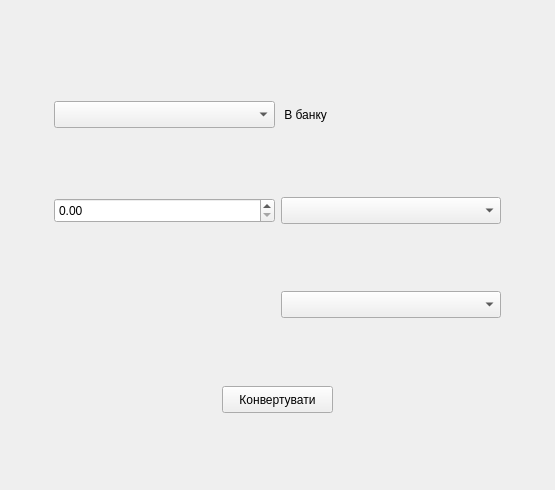
<?xml version="1.0" encoding="UTF-8"?>
<ui version="4.0">
 <class>ConverterForm</class>
 <widget class="QWidget" name="ConverterForm">
  <property name="geometry">
   <rect>
    <x>0</x>
    <y>0</y>
    <width>555</width>
    <height>490</height>
   </rect>
  </property>
  <property name="sizePolicy">
   <sizepolicy hsizetype="Minimum" vsizetype="Minimum">
    <horstretch>0</horstretch>
    <verstretch>0</verstretch>
   </sizepolicy>
  </property>
  <property name="minimumSize">
   <size>
    <width>502</width>
    <height>310</height>
   </size>
  </property>
  <property name="windowTitle">
   <string>Form</string>
  </property>
  <layout class="QVBoxLayout" name="verticalLayout_2">
   <item>
    <spacer name="verticalSpacer_7">
     <property name="orientation">
      <enum>Qt::Vertical</enum>
     </property>
     <property name="sizeHint" stdset="0">
      <size>
       <width>20</width>
       <height>40</height>
      </size>
     </property>
    </spacer>
   </item>
   <item>
    <layout class="QVBoxLayout" name="verticalLayout">
     <item>
      <spacer name="verticalSpacer_5">
       <property name="orientation">
        <enum>Qt::Vertical</enum>
       </property>
       <property name="sizeHint" stdset="0">
        <size>
         <width>20</width>
         <height>40</height>
        </size>
       </property>
      </spacer>
     </item>
     <item>
      <layout class="QHBoxLayout" name="horizontalLayout">
       <item>
        <spacer name="horizontalSpacer_8">
         <property name="orientation">
          <enum>Qt::Horizontal</enum>
         </property>
         <property name="sizeHint" stdset="0">
          <size>
           <width>40</width>
           <height>20</height>
          </size>
         </property>
        </spacer>
       </item>
       <item>
        <widget class="QComboBox" name="bankBox">
         <property name="minimumSize">
          <size>
           <width>221</width>
           <height>27</height>
          </size>
         </property>
        </widget>
       </item>
       <item>
        <widget class="QLabel" name="Bank">
         <property name="minimumSize">
          <size>
           <width>220</width>
           <height>76</height>
          </size>
         </property>
         <property name="text">
          <string> В банку</string>
         </property>
        </widget>
       </item>
       <item>
        <spacer name="horizontalSpacer_9">
         <property name="orientation">
          <enum>Qt::Horizontal</enum>
         </property>
         <property name="sizeHint" stdset="0">
          <size>
           <width>40</width>
           <height>20</height>
          </size>
         </property>
        </spacer>
       </item>
      </layout>
     </item>
     <item>
      <spacer name="verticalSpacer">
       <property name="orientation">
        <enum>Qt::Vertical</enum>
       </property>
       <property name="sizeHint" stdset="0">
        <size>
         <width>20</width>
         <height>40</height>
        </size>
       </property>
      </spacer>
     </item>
     <item>
      <layout class="QHBoxLayout" name="horizontalLayout_5">
       <item>
        <spacer name="horizontalSpacer_4">
         <property name="orientation">
          <enum>Qt::Horizontal</enum>
         </property>
         <property name="sizeHint" stdset="0">
          <size>
           <width>40</width>
           <height>20</height>
          </size>
         </property>
        </spacer>
       </item>
       <item>
        <widget class="QDoubleSpinBox" name="fromBox">
         <property name="minimumSize">
          <size>
           <width>221</width>
           <height>25</height>
          </size>
         </property>
         <property name="maximum">
          <double>100000000.000000000000000</double>
         </property>
        </widget>
       </item>
       <item>
        <widget class="QComboBox" name="valuteBox">
         <property name="minimumSize">
          <size>
           <width>220</width>
           <height>27</height>
          </size>
         </property>
        </widget>
       </item>
       <item>
        <spacer name="horizontalSpacer_7">
         <property name="orientation">
          <enum>Qt::Horizontal</enum>
         </property>
         <property name="sizeHint" stdset="0">
          <size>
           <width>40</width>
           <height>20</height>
          </size>
         </property>
        </spacer>
       </item>
      </layout>
     </item>
     <item>
      <spacer name="verticalSpacer_2">
       <property name="orientation">
        <enum>Qt::Vertical</enum>
       </property>
       <property name="sizeHint" stdset="0">
        <size>
         <width>20</width>
         <height>40</height>
        </size>
       </property>
      </spacer>
     </item>
     <item>
      <layout class="QHBoxLayout" name="horizontalLayout_3">
       <item>
        <spacer name="horizontalSpacer_5">
         <property name="orientation">
          <enum>Qt::Horizontal</enum>
         </property>
         <property name="sizeHint" stdset="0">
          <size>
           <width>40</width>
           <height>20</height>
          </size>
         </property>
        </spacer>
       </item>
       <item>
        <widget class="QLabel" name="resultLabel">
         <property name="minimumSize">
          <size>
           <width>221</width>
           <height>75</height>
          </size>
         </property>
         <property name="text">
          <string/>
         </property>
        </widget>
       </item>
       <item>
        <widget class="QComboBox" name="valuteBoxTo">
         <property name="minimumSize">
          <size>
           <width>220</width>
           <height>27</height>
          </size>
         </property>
        </widget>
       </item>
       <item>
        <spacer name="horizontalSpacer_6">
         <property name="orientation">
          <enum>Qt::Horizontal</enum>
         </property>
         <property name="sizeHint" stdset="0">
          <size>
           <width>40</width>
           <height>20</height>
          </size>
         </property>
        </spacer>
       </item>
      </layout>
     </item>
     <item>
      <spacer name="verticalSpacer_3">
       <property name="orientation">
        <enum>Qt::Vertical</enum>
       </property>
       <property name="sizeHint" stdset="0">
        <size>
         <width>20</width>
         <height>40</height>
        </size>
       </property>
      </spacer>
     </item>
     <item>
      <layout class="QHBoxLayout" name="horizontalLayout_4">
       <item>
        <spacer name="horizontalSpacer_2">
         <property name="orientation">
          <enum>Qt::Horizontal</enum>
         </property>
         <property name="sizeHint" stdset="0">
          <size>
           <width>40</width>
           <height>20</height>
          </size>
         </property>
        </spacer>
       </item>
       <item>
        <widget class="QPushButton" name="resultButton">
         <property name="minimumSize">
          <size>
           <width>111</width>
           <height>27</height>
          </size>
         </property>
         <property name="text">
          <string>Конвертувати</string>
         </property>
        </widget>
       </item>
       <item>
        <spacer name="horizontalSpacer_3">
         <property name="orientation">
          <enum>Qt::Horizontal</enum>
         </property>
         <property name="sizeHint" stdset="0">
          <size>
           <width>40</width>
           <height>20</height>
          </size>
         </property>
        </spacer>
       </item>
      </layout>
     </item>
     <item>
      <spacer name="verticalSpacer_4">
       <property name="orientation">
        <enum>Qt::Vertical</enum>
       </property>
       <property name="sizeHint" stdset="0">
        <size>
         <width>20</width>
         <height>40</height>
        </size>
       </property>
      </spacer>
     </item>
    </layout>
   </item>
   <item>
    <spacer name="verticalSpacer_6">
     <property name="orientation">
      <enum>Qt::Vertical</enum>
     </property>
     <property name="sizeHint" stdset="0">
      <size>
       <width>20</width>
       <height>40</height>
      </size>
     </property>
    </spacer>
   </item>
  </layout>
 </widget>
 <resources/>
 <connections/>
</ui>
